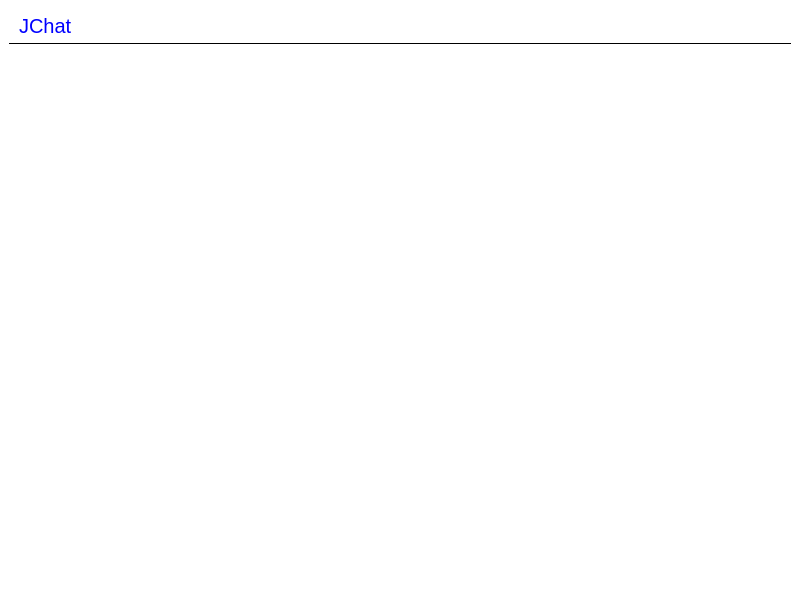
<?xml version="1.0" encoding="UTF-8"?>
<ui version="4.0">
 <class>MainWindow</class>
 <widget class="QMainWindow" name="MainWindow">
  <property name="geometry">
   <rect>
    <x>0</x>
    <y>0</y>
    <width>800</width>
    <height>600</height>
   </rect>
  </property>
  <property name="minimumSize">
   <size>
    <width>0</width>
    <height>0</height>
   </size>
  </property>
  <property name="windowTitle">
   <string>MainWindow</string>
  </property>
  <property name="autoFillBackground">
   <bool>false</bool>
  </property>
  <property name="styleSheet">
   <string notr="true">QMainWindow { background-color: white;}

#titleLabel {
background: white;
color: blue;
font-size: 20px;
border: none;
border-bottom:  1px solid black;
padding: 5px;
}

#mainFrame {
border: none;
background: white;
}

#loginFrame {
background: qlineargradient(x1: 0, y1: 0, x2: 0, y2: 1, stop: 0 #ddf, stop: 1 #aaf);
border: 1px solid gray;
padding: 10px;
border-radius: 25px;
}</string>
  </property>
  <property name="documentMode">
   <bool>false</bool>
  </property>
  <widget class="QWidget" name="centralwidget">
   <layout class="QVBoxLayout" name="verticalLayout">
    <item>
     <widget class="QLabel" name="titleLabel">
      <property name="autoFillBackground">
       <bool>false</bool>
      </property>
      <property name="styleSheet">
       <string notr="true"/>
      </property>
      <property name="text">
       <string>JChat</string>
      </property>
     </widget>
    </item>
    <item>
     <widget class="QFrame" name="mainFrame">
      <property name="styleSheet">
       <string notr="true"/>
      </property>
      <property name="frameShape">
       <enum>QFrame::StyledPanel</enum>
      </property>
      <property name="frameShadow">
       <enum>QFrame::Plain</enum>
      </property>
      <layout class="QVBoxLayout" name="verticalLayout_2">
       <item>
        <widget class="QStackedWidget" name="stackedWidget">
         <widget class="QWidget" name="loginWidget"/>
         <widget class="QWidget" name="chatWidget"/>
        </widget>
       </item>
      </layout>
     </widget>
    </item>
   </layout>
  </widget>
 </widget>
 <resources/>
 <connections/>
</ui>
